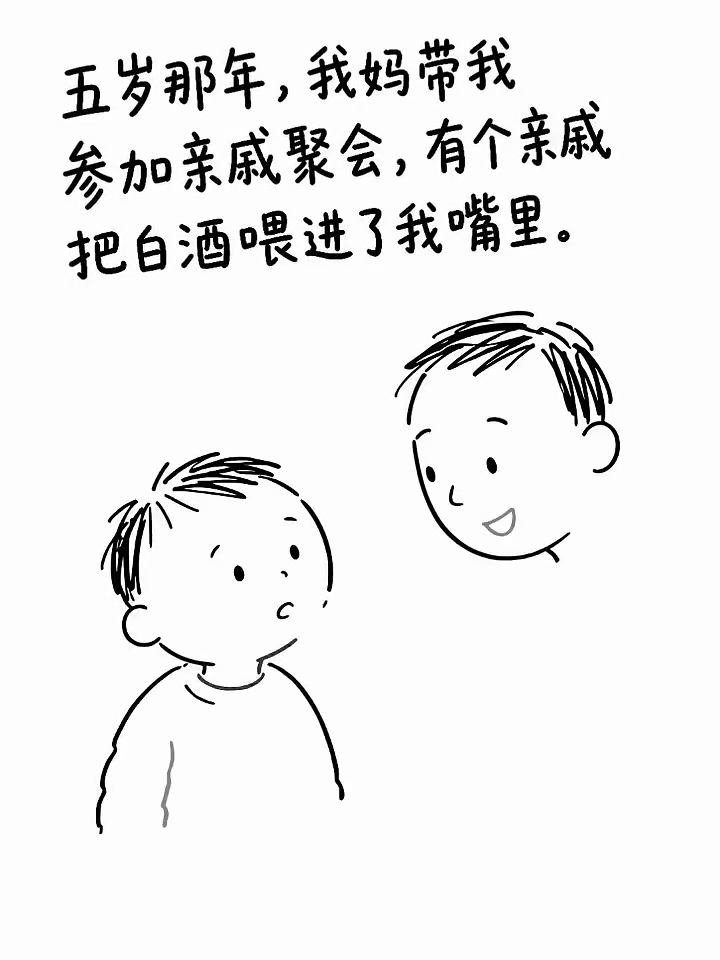
#> input picture references/style-bw.png, 720 x 960 px
$ python build-illustration-contact-sheet.py ../references/style-bw.png --output out.png
#> lines starting #> are read from the running program, lines starting #| are printed output that depends on the picture
#!/usr/bin/env python3
"""Build a deterministic labeled contact sheet from ordered illustration PNGs."""

from __future__ import annotations

import argparse
import math
from pathlib import Path

from PIL import Image, ImageDraw, ImageFont, ImageOps


def default_label(path: Path) -> str:
    parent = path.parent.name
    if parent.startswith("scene-"):
        return f"Scene {parent.removeprefix('scene-')}"
    return path.stem


def parse_args() -> argparse.Namespace:
    parser = argparse.ArgumentParser(description=__doc__)
    parser.add_argument("inputs", nargs="+", type=Path, help="ordered PNG inputs")
    parser.add_argument("--output", required=True, type=Path)
    parser.add_argument("--columns", type=int, default=5)
    parser.add_argument("--cell-width", type=int, default=300)
    parser.add_argument("--cell-height", type=int, default=330)
    parser.add_argument("--label-height", type=int, default=30)
    return parser.parse_args()


def main() -> int:
    args = parse_args()
    if args.columns < 1:
        raise SystemExit("--columns must be at least 1")
    if args.cell_width < 1 or args.cell_height <= args.label_height:
        raise SystemExit("cell dimensions must leave positive image space")

    inputs = [path.resolve() for path in args.inputs]
    missing = [path for path in inputs if not path.is_file()]
    if missing:
        raise SystemExit("missing input: " + ", ".join(path.as_posix() for path in missing))

    rows = math.ceil(len(inputs) / args.columns)
    canvas = Image.new(
        "RGB",
        (args.columns * args.cell_width, rows * args.cell_height),
        "white",
    )
#> canvas: PIL image 1500x330 RGB; every value is 255
    draw = ImageDraw.Draw(canvas)
    font = ImageFont.load_default(size=18)
    image_box = (
        args.cell_width - 20,
        args.cell_height - args.label_height - 20,
    )

    for index, path in enumerate(inputs):
        column = index % args.columns
        row = index // args.columns
        x = column * args.cell_width
        y = row * args.cell_height
        with Image.open(path) as opened:
#> opened is the input picture: PIL image 720x960 RGB; min 0, max 255, mean 237.4
            image = ImageOps.exif_transpose(opened).convert("RGB")
            thumbnail = ImageOps.contain(
                image,
                image_box,
                method=Image.Resampling.LANCZOS,
            )
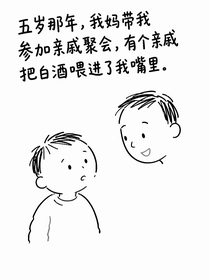
#> thumbnail: PIL image 210x280 RGB; min 0, max 255, mean 237.2
        image_x = x + (args.cell_width - thumbnail.width) // 2
#> image_x = 45
        image_y = y + args.label_height + (
            args.cell_height - args.label_height - thumbnail.height
        ) // 2
#> image_y = 40
        canvas.paste(thumbnail, (image_x, image_y))
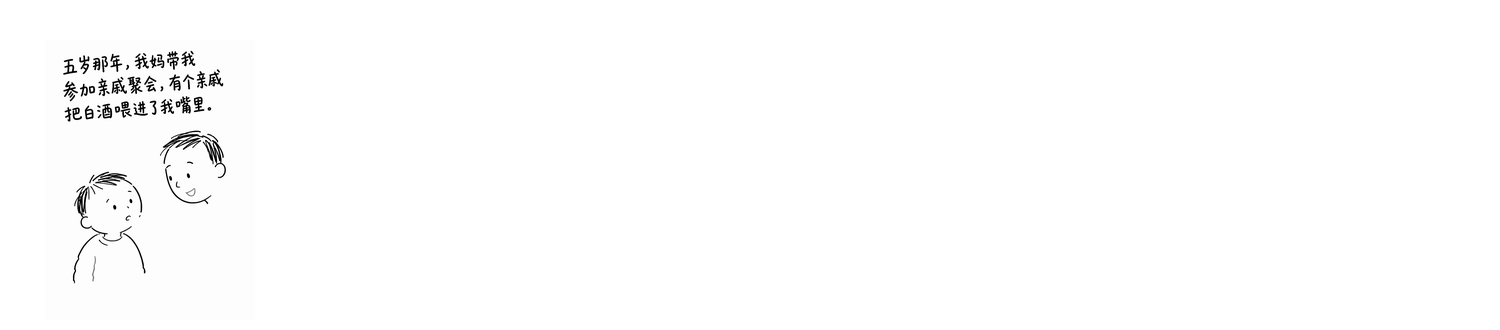
#> canvas: PIL image 1500x330 RGB; min 0, max 255, mean 252.9
        draw.text((x + 10, y + 6), default_label(path), fill="black", font=font)

    args.output.parent.mkdir(parents=True, exist_ok=True)
    canvas.save(args.output, format="PNG", optimize=False)
    print(f"{args.output} | {canvas.width}x{canvas.height} | {len(inputs)} images")
#| out.png | 1500x330 | 1 images
    return 0


if __name__ == "__main__":
    raise SystemExit(main())
#> (the program exits here)
